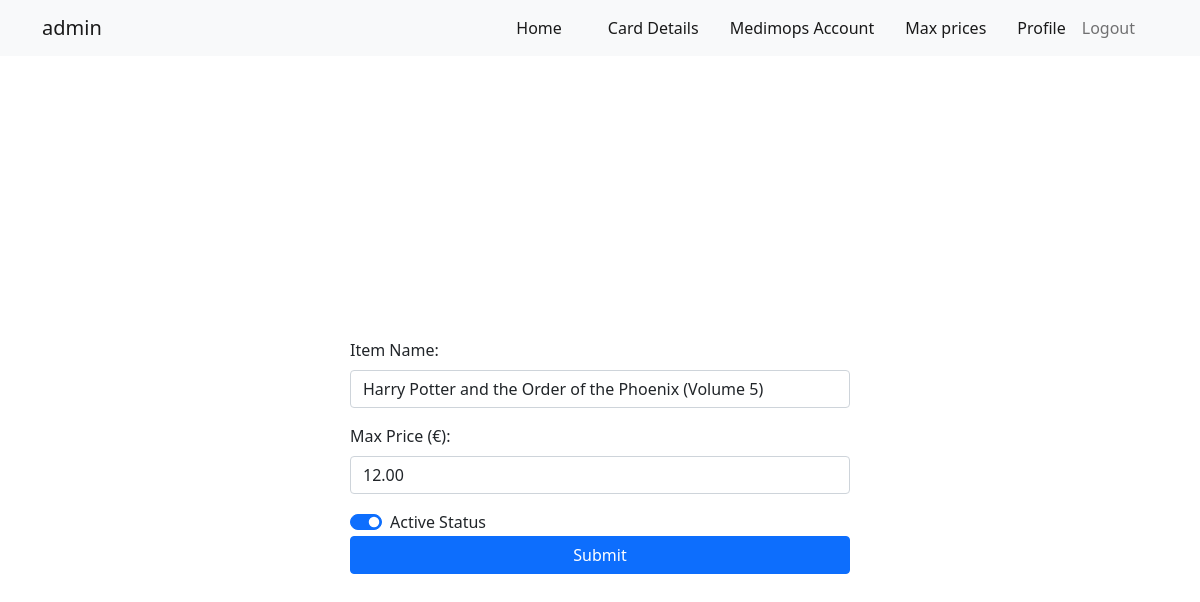
The page /update-max-prices/3/ (signed in) on the database its author committed.
### Core/models.py (models this page shows)
class ProductMaxPrice(models.Model):
    item_name = models.CharField(max_length=255)
    max_price = models.DecimalField(max_digits=10, decimal_places=2, default=0)
    status = models.BooleanField(default=False)
    date = models.DateTimeField(auto_now_add=True, null=True, blank=True)

### Core/views.py (the view, shortened to what this page needs)
# urls.py: path('update-max-prices/<int:item_id>/', views.UpdateMaxPriceItem, name='update-max-price-item'),
@login_required
def UpdateMaxPriceItem(request, item_id):
    try:
        max_price_item = ProductMaxPrice.objects.get(id=item_id)
    except ProductMaxPrice.DoesNotExist:
        messages.error(request, 'Max price item not found')
        return redirect('product-max-price')
    context = {
        "max_price_item": max_price_item
    }
    return render(request, 'add-max-price.html', context)

### templates/add-max-price.html (shortened to what this page needs)
{% extends 'base.html' %}
{% block content %}
<div class="container full-height d-flex flex-column justify-content-center align-items-center">
    <div class="form-container">
        <form method="POST">
            <div class="mb-3">
                <label for="card_holder_name" class="form-label">Item Name:</label>
                <input type="text" class="form-control" value="{{max_price_item.item_name|default:''}}" name="name" required>
            </div>
            <div class="mb-3">
                <label for="card_number" class="form-label">Max Price (€):</label>
                <input type="number" class="form-control" value="{{max_price_item.max_price|default:''}}" name="price" required>
            </div>
            <div class="form-check form-switch">
                <input class="form-check-input" type="checkbox" name="status" id="flexSwitchCheckChecked" {% if max_price_item.status %} checked {% endif %}>
                <label class="form-check-label" for="flexSwitchCheckChecked">Active Status</label>
              </div>
            <button type="submit" class="btn btn-primary w-100">Submit</button>
        </form>
    </div>
</div>
{% endblock content %}

### templates/base.html (shortened to what this page needs)
<!DOCTYPE html>
<html lang="en">
<head>
    {% load static %}
    <link rel="stylesheet" href="{% static 'style.css' %}">
    <link href="https://cdn.jsdelivr.net/npm/bootstrap@5.0.2/dist/css/bootstrap.min.css" rel="stylesheet">
</head>
<body>
    <nav class="navbar navbar-expand-lg navbar-light bg-light">
        <div class="container">
            <a class="navbar-brand" href="{% url 'home' %}">{{request.user}}</a>
            <div class="collapse navbar-collapse" id="navbarSupportedContent">
                <ul class="navbar-nav ms-auto mb-2 mb-lg-0">
                  <li class="nav-item">
                    <a class="nav-link active" aria-current="page" href="{% url 'home' %}">Home</a>
                  </li>
                    <a class="nav-link active" href="{% url 'card' %}">Card Details</a>
                    <a class="nav-link active" href="{% url 'account' %}">Medimops Account</a>
                    <a class="nav-link active" href="{% url 'product-max-price' %}">Max prices</a>
                    <a class="nav-link active" href="{% url 'profile' %}">Profile</a>
                  <li class="nav-item">
                    <a class="nav-link" href="{% url 'logout' %}">Logout</a>
                  </li>
                </ul>
            </div>
        </div>
    </nav>
    {% block content %}
    {% endblock content %}
</body>
</html>

### static/style.css (style rules this page uses)
.nav-item { margin-right: 15px; }
.form-container { max-width: 500px; width: 100%; }
.full-height { height: 100vh; }

### rows shown on the page
ProductMaxPrice: name "Harry Potter and the Order of the Phoenix (Volume 5)", price "12.00", status "☑"

### other values the page prints
{{ request.user }} "admin"
